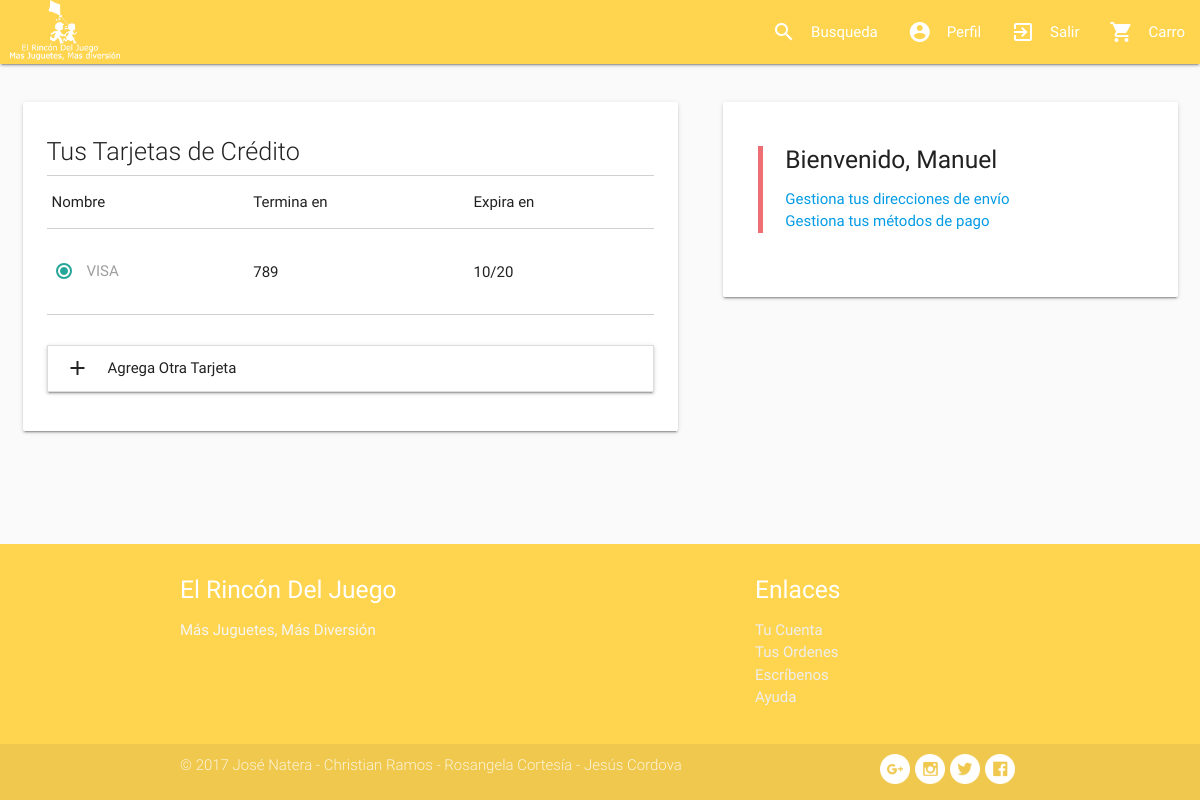
The app's page /pago-perfil.php (signed in) with its own data.
### tables this page shows
CREATE TABLE `metodos_pago` (
  `id` int(11) NOT NULL,
  `usuarioid` int(11) DEFAULT NULL,
  `metodo` varchar(50) DEFAULT 'VISA',
  `termina` int(11) DEFAULT NULL,
  `expira` varchar(20) DEFAULT NULL
);

### php/lista-pago.php (the view, shortened to what this page needs)
<?php
    include_once("conexion.php");
    $sql = "SELECT * FROM `metodos_pago` WHERE `usuarioid` = '".$_SESSION['usuarioid']."'";
    $result= $mysqli->query($sql);
    $i = 0;
    while($row = mysqli_fetch_array($result)) {
                echo "<tr> ";
                echo "                            <td>";
                echo "                                    <p>";
                echo "                                        <label for='".$i."'>".$row['metodo']."</label>";
                echo "                                    </p>";
                echo "                            </td>";
                echo "                            <td>";
                echo "                                <p class='card-number'>".$row['termina']."</p>";
                echo "                            </td>";
                echo "                            <td>";
                echo "                                <p class='card-expire'>".$row['expira']."</p>";
                echo "                            </td>";
                echo "                        </tr>";
            $i++;
        }
?>

### css/style.css (style rules this page uses)
body { display: flex; min-height: 100vh; flex-direction: column; }

### records on screen
metodos_pago: metodo "VISA", termina "789", expira "10/20"

### other values on screen
$_SESSION['nombreusuario'] "Manuel"
